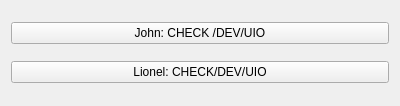
<?xml version="1.0" encoding="UTF-8"?>
<ui version="4.0">
 <class>Widget</class>
 <widget class="QWidget" name="Widget">
  <property name="geometry">
   <rect>
    <x>0</x>
    <y>0</y>
    <width>400</width>
    <height>106</height>
   </rect>
  </property>
  <property name="windowTitle">
   <string>Widget</string>
  </property>
  <layout class="QVBoxLayout" name="verticalLayout">
   <item>
    <widget class="QPushButton" name="checkButton">
     <property name="text">
      <string>John: CHECK /DEV/UIO</string>
     </property>
    </widget>
   </item>
   <item>
    <widget class="QPushButton" name="checkLionelButton">
     <property name="text">
      <string>Lionel: CHECK/DEV/UIO</string>
     </property>
    </widget>
   </item>
  </layout>
 </widget>
 <layoutdefault spacing="6" margin="11"/>
 <resources/>
 <connections/>
</ui>
